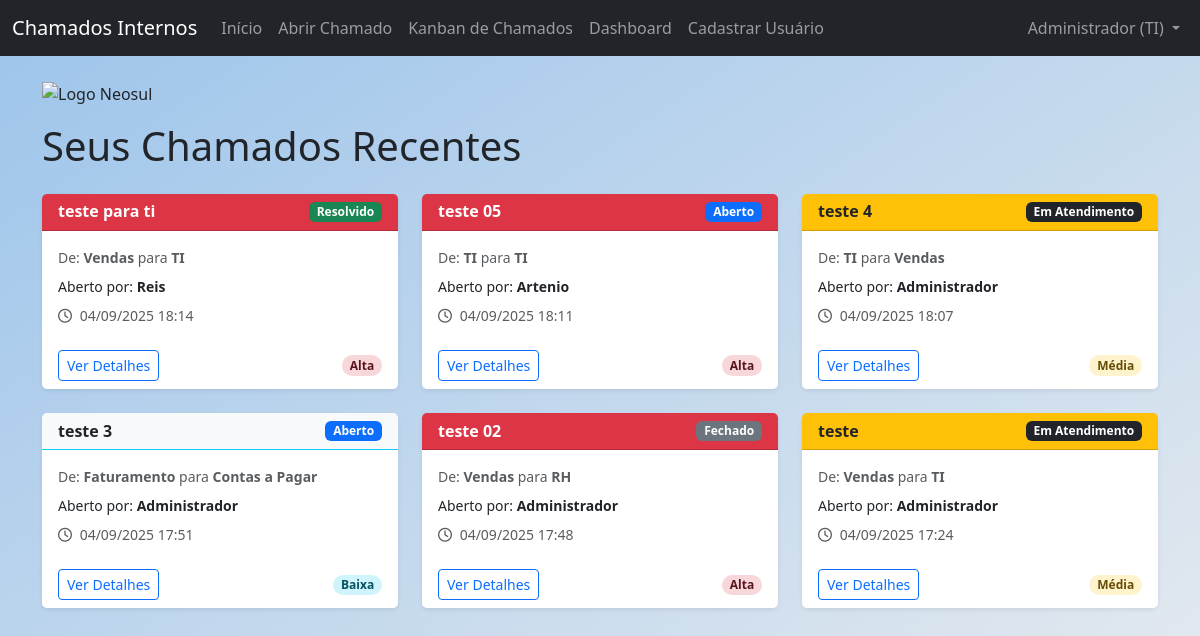
The page /home (signed in) on the database as committed earlier.
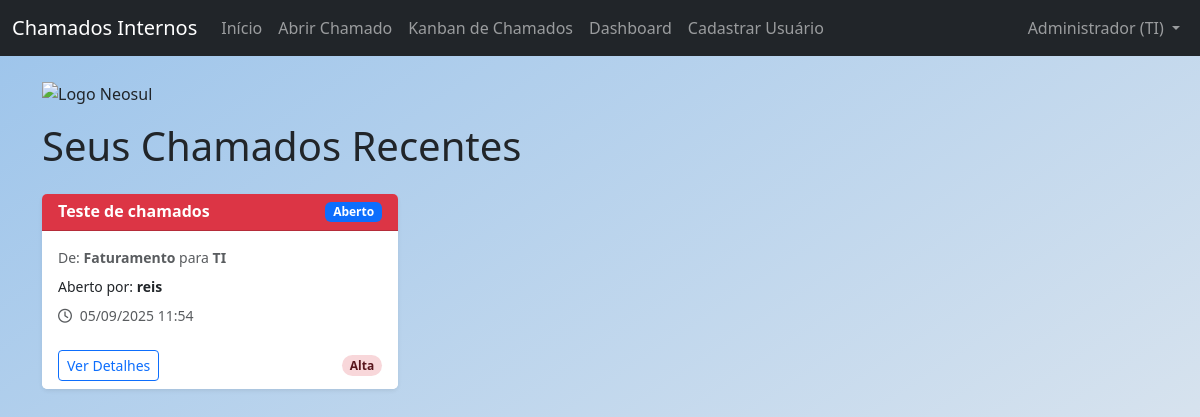
The same page on the database as committed later.
### app/models.py (models this page shows, shortened)
class User(db.Model, UserMixin):
    id = db.Column(db.Integer, primary_key=True)
    name = db.Column(db.String(100), nullable=False)
    email = db.Column(db.String(120), unique=True, nullable=False)
    sector = db.Column(db.String(50), nullable=False)
    password = db.Column(db.String(128), nullable=False)
    access_level = db.Column(db.String(20), nullable=False, default='colaborador') # colaborador, tecnico, administrador
    created_at = db.Column(db.DateTime, default=datetime.utcnow)
    tickets_created = db.relationship('Ticket', backref='author', lazy=True, foreign_keys='Ticket.user_id')
    tickets_assigned = db.relationship('Ticket', backref='assignee_user', lazy=True, foreign_keys='Ticket.assigned_to')
    comments = db.relationship('Comment', backref='comment_author', lazy=True)

class Ticket(db.Model):
    id = db.Column(db.Integer, primary_key=True)
    title = db.Column(db.String(150), nullable=False)
    description = db.Column(db.Text, nullable=False)
    user_id = db.Column(db.Integer, db.ForeignKey('user.id'), nullable=False) # Quem abriu o chamado
    origin_sector = db.Column(db.String(50), nullable=False)
    target_sector = db.Column(db.String(50), nullable=False)
    priority = db.Column(db.String(20), nullable=False, default='baixa') # baixa, media, alta
    status = db.Column(db.String(20), nullable=False, default='Aberto') # Aberto, Em Atendimento, Resolvido, Fechado
    created_at = db.Column(db.DateTime, default=datetime.utcnow)
    updated_at = db.Column(db.DateTime, default=datetime.utcnow, onupdate=datetime.utcnow)
    assigned_to = db.Column(db.Integer, db.ForeignKey('user.id'), nullable=True) # Quem está atendendo
    comments = db.relationship('Comment', backref='ticket', lazy=True, cascade="all, delete-orphan")
    history = db.relationship('TicketHistory', backref='ticket', lazy=True, cascade="all, delete-orphan")

### app/routes.py (the view, shortened to what this page needs)
@main.route('/')
@main.route('/home')
@login_required
def home():
    if current_user.access_level == 'administrador':
        tickets = Ticket.query.order_by(Ticket.created_at.desc()).all()
    else: # Colaborador
        tickets = Ticket.query.filter_by(user_id=current_user.id).order_by(Ticket.created_at.desc()).all()
    return render_template('index.html', title='Início', tickets=tickets)

### app/__init__.py (called while the page is built)
@login_manager.user_loader
def load_user(user_id):
    from app.models import User
    return User.query.get(int(user_id))

### app/templates/index.html (shortened to what this page needs)
{% extends "base.html" %}
{% block content %}
    <div class="row justify-content-start mt-4">
    <div class="col-12 text-start mb-3">
        <img src="https://neosul.com.br/clientes/1/img/logo.png" alt="Logo Neosul" style="max-width: 250px; height: auto;">
    </div>
</div>
<h1 class="mb-4">Seus Chamados Recentes</h1>
    {% if tickets %}
        <div class="row">
            {% for ticket in tickets %}
                <div class="col-lg-4 col-md-6 mb-4">
                    {% include 'components/ticket_card.html' %}
                </div>
            {% endfor %}
        </div>
    {% endif %}
{% endblock content %}

### app/templates/base.html (shortened to what this page needs)
<!DOCTYPE html>
<html lang="pt-br">
<head>
    <link href="https://cdn.jsdelivr.net/npm/bootstrap@5.3.3/dist/css/bootstrap.min.css" rel="stylesheet">
    <link rel="stylesheet" href="https://cdnjs.cloudflare.com/ajax/libs/font-awesome/6.5.2/css/all.min.css" />
    <link rel="stylesheet" href="{{ url_for('static', filename='css/style.css') }}">
</head>
<body class="bg-light">
    {% include 'components/navbar.html' %}
    <main role="main" class="container mt-4">
        {% block content %}{% endblock %}
    </main>
</body>
</html>

### app/templates/components/navbar.html (shortened to what this page needs)
<nav class="navbar navbar-expand-lg navbar-dark bg-dark">
    <div class="container-fluid">
        <a class="navbar-brand" href="{{ url_for('main.home') }}">Chamados Internos</a>
        <div class="collapse navbar-collapse" id="navbarNav">
            <ul class="navbar-nav me-auto mb-2 mb-lg-0">
                <li class="nav-item">
                    <a class="nav-link" href="{{ url_for('main.home') }}">Início</a>
                </li>
                {% if current_user.is_authenticated %}
                    <li class="nav-item">
                        <a class="nav-link" href="{{ url_for('main.create_ticket') }}">Abrir Chamado</a>
                    </li>
                    <li class="nav-item">
                        <a class="nav-link" href="{{ url_for('main.tickets_kanban') }}">Kanban de Chamados</a>
                    </li>
                    {% if current_user.access_level == 'administrador' or current_user.access_level == 'tecnico' %}
                        <li class="nav-item">
                            <a class="nav-link" href="{{ url_for('main.dashboard') }}">Dashboard</a>
                        </li>
                    {% endif %}
                    {% if current_user.access_level == 'administrador' %}
                        <li class="nav-item">
                            <a class="nav-link" href="{{ url_for('main.register') }}">Cadastrar Usuário</a>
                        </li>
                    {% endif %}
                {% endif %}
            </ul>
            <ul class="navbar-nav ms-auto mb-2 mb-lg-0">
                {% if current_user.is_authenticated %}
                    <li class="nav-item dropdown">
                        <a class="nav-link dropdown-toggle" href="#" id="navbarDropdown" role="button" data-bs-toggle="dropdown" aria-expanded="false">
                            {{ current_user.name }} ({{ current_user.sector }})
                        </a>
                    </li>
                {% else %}
                    <li class="nav-item">
                        <a class="nav-link" href="{{ url_for('main.login') }}">Login</a>
                    </li>
                {% endif %}
            </ul>
        </div>
    </div>
</nav>

### app/templates/components/ticket_card.html (shortened to what this page needs)
<div class="card shadow-sm h-100">
    <div class="card-header d-flex justify-content-between align-items-center
        {% if ticket.priority == 'alta' %} bg-danger text-white
        {% elif ticket.priority == 'media' %} bg-warning text-dark
        {% else %} bg-light border-info
        {% endif %}">
        <h6 class="mb-0 fw-bold">{{ ticket.title }}</h6>
        <span class="badge
            {% if ticket.status == 'Aberto' %} bg-primary
            {% elif ticket.status == 'Em Atendimento' %} bg-dark
            {% elif ticket.status == 'Resolvido' %} bg-success
            {% else %} bg-secondary
            {% endif %}">
            {{ ticket.status }}
        </span>
    </div>
    <div class="card-body">
        <p class="card-text text-muted small mb-2">
            De: <strong>{{ ticket.origin_sector }}</strong> para <strong>{{ ticket.target_sector }}</strong>
        </p>
        <p class="card-text small mb-2">
            Aberto por: <strong>{{ ticket.author.name }}</strong>
        </p>
        <p class="card-text small text-muted">
            <i class="far fa-clock me-1"></i> {{ ticket.created_at.strftime('%d/%m/%Y %H:%M') }}
        </p>
    </div>
    <div class="card-footer bg-white border-top-0 d-flex justify-content-between align-items-center">
        <a href="{{ url_for('main.view_ticket', ticket_id=ticket.id) }}" class="btn btn-sm btn-outline-primary">Ver Detalhes</a>
        {% if ticket.priority == 'alta' %}
            <span class="badge bg-danger-subtle text-danger-emphasis rounded-pill">Alta</span>
        {% elif ticket.priority == 'media' %}
            <span class="badge bg-warning-subtle text-warning-emphasis rounded-pill">Média</span>
        {% else %}
            <span class="badge bg-info-subtle text-info-emphasis rounded-pill">Baixa</span>
        {% endif %}
    </div>
</div>

### app/static/css/style.css (style rules this page uses)
body { background: linear-gradient(to bottom right, #9cc4eb, #e9ecef); background-attachment: fixed; }
.card { border: none; box-shadow: 0 4px 8px rgba(0,0,0,0.05); }

Rows that differ between the two databases and show on the page:
removed Ticket: title "teste para ti", status "Resolvido", origin_sector "Vendas", target_sector "TI", author.name "Reis", created_at "04/09/2025 18:14", priority "Alta"
removed Ticket: title "teste 05", status "Aberto", origin_sector "TI", target_sector "TI", author.name "Artenio", created_at "04/09/2025 18:11", priority "Alta"
removed Ticket: title "teste 4", status "Em Atendimento", origin_sector "TI", target_sector "Vendas", author.name "Administrador", created_at "04/09/2025 18:07", priority "Média"
removed Ticket: title "teste 3", status "Aberto", origin_sector "Faturamento", target_sector "Contas a Pagar", author.name "Administrador", created_at "04/09/2025 17:51", priority "Baixa"
removed Ticket: title "teste 02", status "Fechado", origin_sector "Vendas", target_sector "RH", author.name "Administrador", created_at "04/09/2025 17:48", priority "Alta"
changed Ticket "TI": title "teste" → "Teste de chamados"; status "Em Atendimento" → "Aberto"; origin_sector "Vendas" → "Faturamento"; author.name "Administrador" → "reis"; created_at "04/09/2025 17:24" → "05/09/2025 11:54"; priority "Média" → "Alta"
